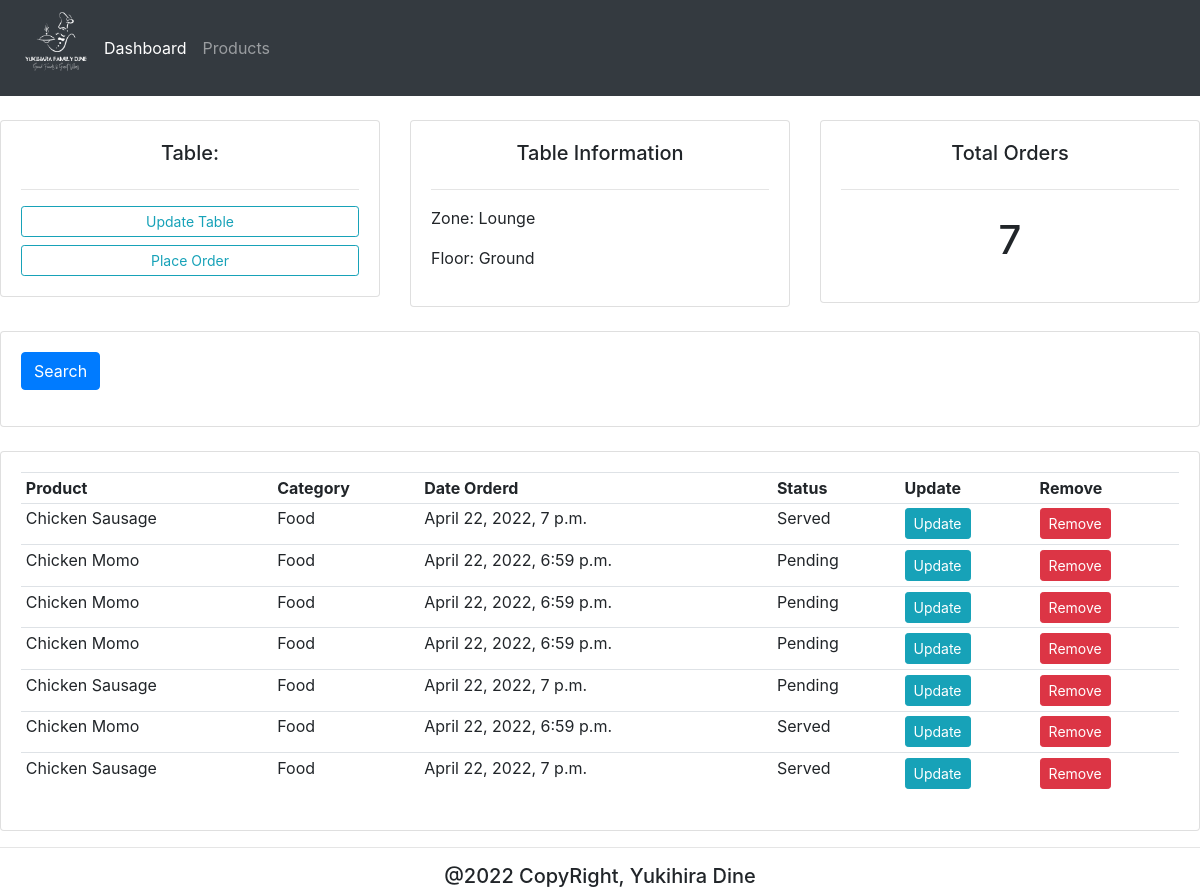
Page /table/3/ on the earlier database version.
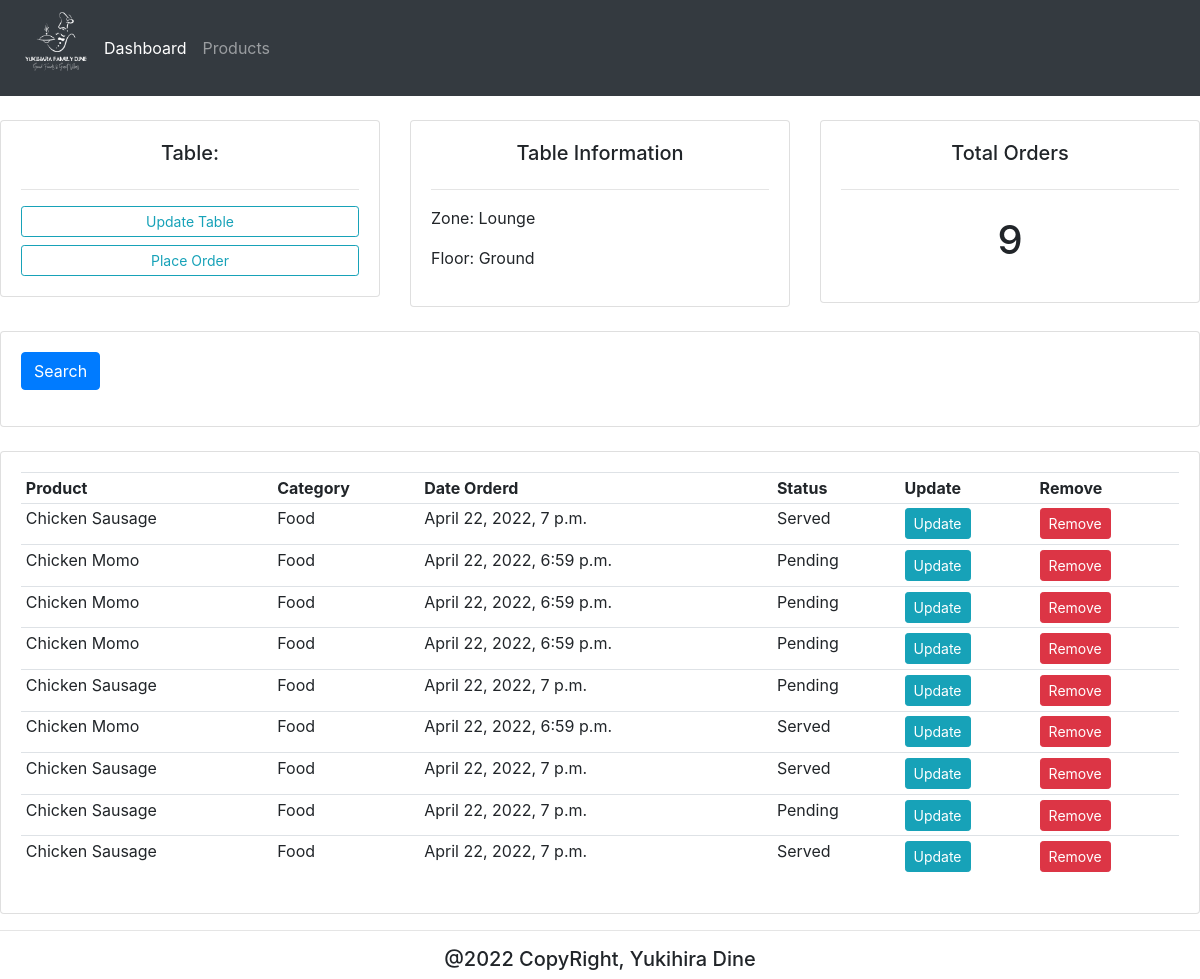
Same page on the later database version.
### catalog/models.py (models this page shows)
class Order(models.Model):
    STATUS = (
                ('Pending', 'Pending'),
                ('Served', 'Served'),
            )
    table = models.ForeignKey(Table, null=True, on_delete= models.SET_NULL)
    product= models.ForeignKey(Product, null=True, on_delete= models.SET_NULL)
    date_created = models.DateTimeField(auto_now_add=True, null=True)
    status = models.CharField(max_length=200, null=True, choices=STATUS)

class Product(models.Model):
    CATEGORY = (
            ('Food', 'Food'),
            ('Beverage', 'Beverage'),
            ('Hookah', 'Hookah'),
    )
    name = models.CharField(max_length=200, null=True)
    price = models.FloatField(null=True)
    category = models.CharField(max_length=200, null=True, choices=CATEGORY)
    date_created = models.DateTimeField(auto_now_add=True, null=True)
    tags = models.ManyToManyField(Tag)
    def __str__(self):
        return self.name

### catalog/views.py (the view)
# urls.py: path('table/<str:pk_test>/', views.table, name="table"),
def table(request, pk_test):
    table = Table.objects.get(id=pk_test)
    orders = table.order_set.all()
    total_orders = orders.count()
    context = {'table':table, 'orders':orders, 'total_orders':total_orders}
    return render(request, 'customer.html', context)

### catalog/templates/customer.html
{% extends 'main.html' %}
{% block content %}
<br>
<div class="row">
	<div class="col-md">
		<div class="card card-body">
			<h5>Table:</h5>
			<hr>
			<a class="btn btn-outline-info  btn-sm btn-block" href="">Update Table</a>
			<a class="btn btn-outline-info  btn-sm btn-block" href="{% url 'create_order' table.id %}">Place Order</a>
		</div>
	</div>
	<div class="col-md">
		<div class="card card-body">
			<h5>Table Information</h5>
			<hr>
			<p>Zone: {{table.zone}}</p>
			<p>Floor: {{table.floor}}</p>
		</div>
	</div>
	<div class="col-md">
		<div class="card card-body">
			<h5>Total Orders</h5>
			<hr>
			<h1 style="text-align: center;padding: 10px">{{total_orders}}</h1>
		</div>
	</div>
</div>
<br>
<div class="row">
	<div class="col">
		<div class="card card-body">
			<form method="get">
		    <button class="btn btn-primary" type="submit">Search</button>
		  </form>
		</div>
	</div>
</div>
<br>
<div class="row">
	<div class="col-md">
		<div class="card card-body">
			<table class="table table-sm">
				<tr>
					<th>Product</th>
					<th>Category</th>
					<th>Date Orderd</th>
					<th>Status</th>
					<th>Update</th>
					<th>Remove</th>
				</tr>
				{% for order in orders %}
				<tr>
					<td>{{order.product}}</td>
					<td>{{order.product.category}}</td>
					<td>{{order.product.date_created}}</td>
					<td>{{order.status}}</td>
					<td><a class="btn btn-sm btn-info" href="">Update</a></td>
					<td><a class="btn btn-sm btn-danger" href="">Remove</a></td>
				</tr>
				{% endfor %}
			</table>
		</div>
	</div>
</div>
{% endblock %}

Differences in the rows shown:
added Order: product "Chicken Sausage", product.category "Food", product.date_created "April 22, 2022, 7 p.m.", status "Pending"
added Order: product "Chicken Sausage", product.category "Food", product.date_created "April 22, 2022, 7 p.m.", status "Served"
Other differences:
{{ total_orders }}: "7" → "9"
